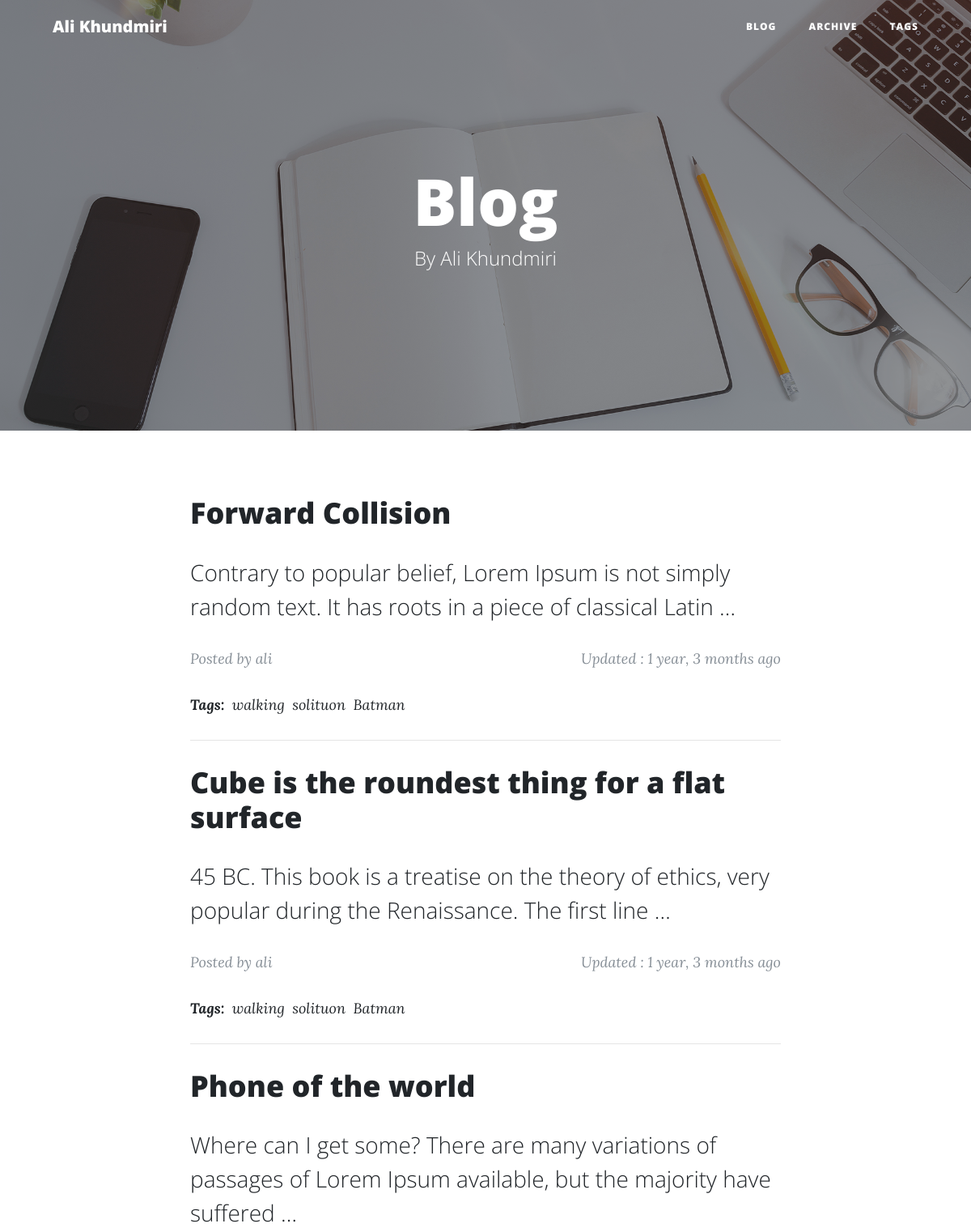
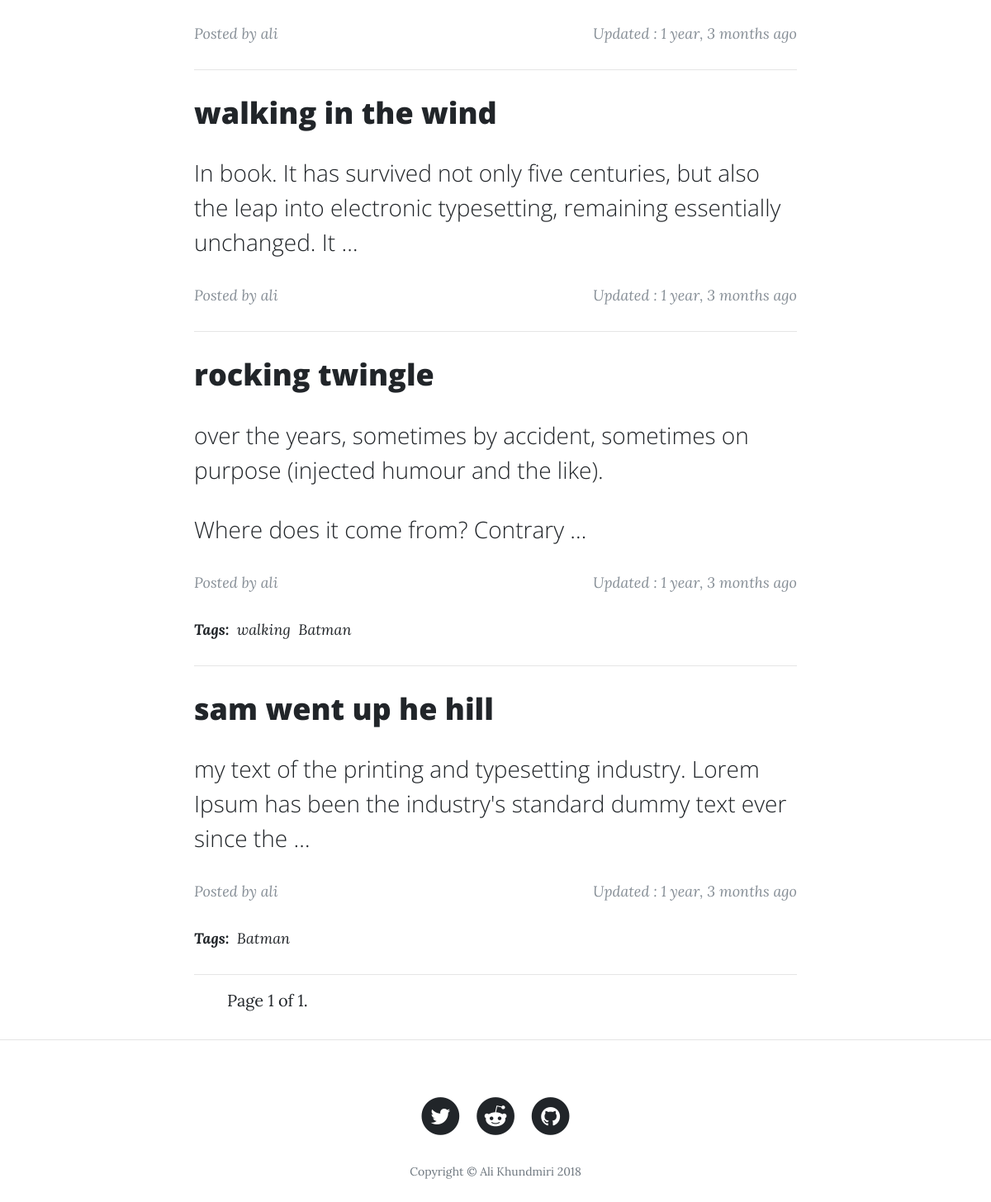
Screenshot of /blog/ with the database file from the repository (2 pictures, top to bottom).
### blogs/models.py (models this page shows, shortened)
class Post(models.Model):
    app_name = "Blogs"
    slug = models.SlugField(unique=True)
    title = models.CharField(max_length=300)
    detail = models.TextField(max_length=23000)
    tags = models.ManyToManyField(taggers, null=True, blank=True)
    image = models.ImageField(
        upload_to=upload_location,
        null = True,
        blank = True,
        height_field = "height_field",
        width_field = "width_field",
    )
    height_field = models.IntegerField(default=0)
    width_field = models.IntegerField(default=0)
    draft = models.BooleanField(default=False)
    publish = models.DateField(auto_now=False, auto_now_add=False, default=timezone.now())
    user = models.ForeignKey(settings.AUTH_USER_MODEL, default=1, on_delete=models.CASCADE)
    timestamp = models.DateTimeField(auto_now=False, auto_now_add=True)
    updated = models.DateTimeField(auto_now=True, auto_now_add=False)
    def get_absolute_url(self):
        return reverse("blogs:detail", kwargs={"slug" : self.slug})
    class Meta:
        ordering = ["-timestamp", "-updated"]
    objects = PostBlogManager()

class taggers(models.Model):
    tag_name = models.CharField(max_length=20)
    tag_slug = models.SlugField(unique=True)
    description = models.TextField(max_length=1000)
    def __str__(self):
        return self.tag_name
    def get_absolute_url(self):
        return reverse("blogs:tag_list", kwargs={"slug" : self.tag_slug})
    class Meta:
        ordering = ["-tag_name",]
        verbose_name = 'Tag'
        verbose_name_plural = 'Tags'

### blogs/views.py (the view)
def blog_list(request):
    today = timezone.now().date()
    all_tags = taggers.objects.all()
    posting_privilage = False
    all_blogs_list = Post.objects.active()
    if request.user.is_staff or request.user.is_superuser:
        all_blogs_list = Post.objects.all()
        posting_privilage = True
    query = request.GET.get("q")
    if query:
        all_blogs_list = all_blogs_list.filter(
            Q(title__icontains=query)|
            Q(detail__icontains=query)
        ).distinct()
    paginator = Paginator(all_blogs_list, 10) # show 10 Blogs per page
    page_request_var = "page"
    page = request.GET.get(page_request_var)
    try:
        all_blogs = paginator.page(page)
    except PageNotAnInteger:
        all_blogs = paginator.page(1)
    except EmptyPage:
        all_blogs = paginator.page(paginator.num_pages)
    context = {
        "dis_play" : "mode_174",
        "nbar" : "blog",
        'all_blogs' : all_blogs,
        'all_tags' : all_tags,
        "title" : "Blogs",
        "page_request_var" : page_request_var,
        "posting_privilage" : posting_privilage,
        "today" : today
    }
    return render(request, "blogs/blog_n_index.html", context)

### blogs/models.py (called while the page is built)
    def active(self, *args, **kwargs):
        return super(PostBlogManager, self).filter(draft = False).filter(publish__lte = timezone.now())

### blogs/templates/blogs/blog_n_index.html (shortened to what this page needs)
{% extends "blog_base.html" %}
{% load staticfiles %}
{% load markdown_deux_tags %}
{% block content %}
<header class="masthead" style="background-image: url({% static 'blog/img/home-bg.jpg' %})">
	<div class="overlay"></div>
	<div class="container">
		<div class="row">
			<div class="col-lg-8 col-md-10 mx-auto">
				<div class="site-heading">
					<h1>Blog</h1>
					<span class="subheading">By Ali Khundmiri</span>
				</div>
			</div>
		</div>
	</div>
</header>
<div class="container">
	<div class="row">
		<div class="col-lg-8 col-md-10 mx-auto">
			{% for blog in all_blogs %}
			<div class="post-preview">
				<a href="{{ blog.get_absolute_url }}">
					<h2 class="post-title">
						{{ blog.title }}
					</h2>
					<h3 class="post-subtitle">
						{{blog.detail|markdown|truncatewords:20 }}
					</h3>
				</a>
				<p class="post-meta pull-right">
					{% if blog.timestamp <= blog.updated %}
					Updated : {{ blog.updated|timesince }} ago
					{% else %}
					Added : {{ blog.timestamp|timesince }} ago
					{% endif %}
				</p>
				<p class="post-meta">Posted by
					{{ blog.user }}
				</p>
				{% if blog.tags.all %}
				<p class="post-meta">
					<a href="{% url 'blogs:all_tag' %}"><b> Tags: </b></a>
					{% for tag in blog.tags.all %}
					<a href="{{ tag.get_absolute_url }}"> &nbsp;{{ tag }} </a>
					{% endfor %}
				</p>
				{% endif %}
			</div>
			<hr>
			{% endfor %}
			{% if all_blogs %}
			<div class="pagination col-lg-12">
				<ul class="step-links pager">
					<span class="current">
						Page {{ all_blogs.number }} of {{ all_blogs.paginator.num_pages }}.
					</span>
				</ul>
			</div>
			{% endif %}
		</div>
	</div>
</div>
{% endblock %}

### rows the page displays
Post: title "Forward Collision", detail "Contrary to popular belief, Lorem Ipsum is not simply random text. It has roots in a piece of classical Latin …", updated "1 year, 3 months", user "ali"
taggers: tag_name "walking"
taggers: tag_name "solituon"
taggers: tag_name "Batman"
Post: title "Cube is the roundest thing for a flat surface", detail "45 BC. This book is a treatise on the theory of ethics, very popular during the Renaissance. The first line …", updated "1 year, 3 months", user "ali"
Post: title "Phone of the world", detail "Where can I get some? There are many variations of passages of Lorem Ipsum available, but the majority have suffered …", updated "1 year, 3 months", user "ali"
Post: title "walking in the wind", detail "In book. It has survived not only five centuries, but also the leap into electronic typesetting, remaining essentially unchanged. It …", updated "1 year, 3 months", user "ali"
Post: title "rocking twingle", detail "over the years, sometimes by accident, sometimes on purpose (injected humour and the like). Where does it come from? Contrary …", updated "1 year, 3 months", user "ali"
Post: title "sam went up he hill", detail "my text of the printing and typesetting industry. Lorem Ipsum has been the industry's standard dummy text ever since the …", updated "1 year, 3 months", user "ali"

### other values shown
{{ all_blogs.number }} "1"
{{ all_blogs.paginator.num_pages }} "1"
